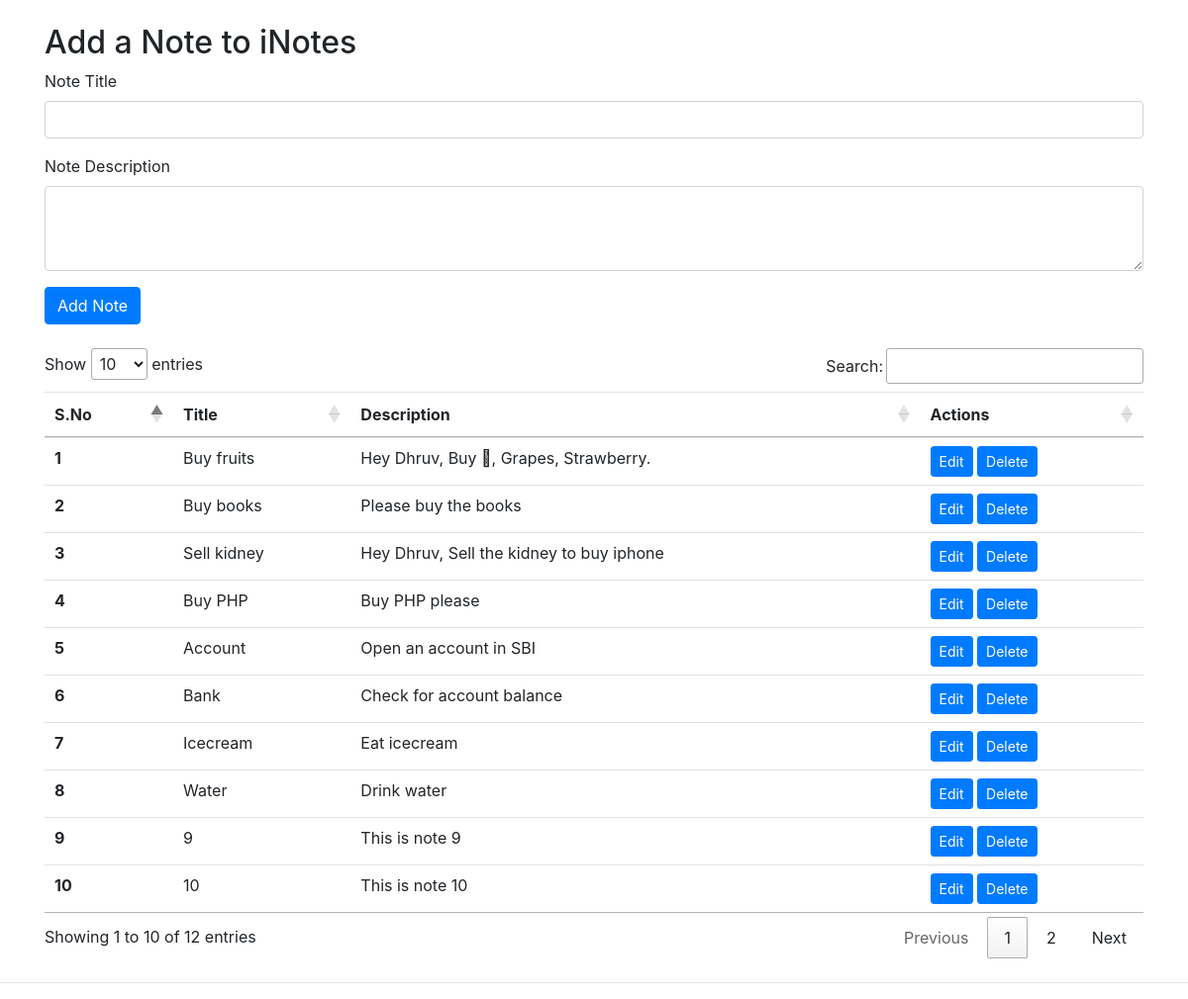
The page / on the database its author committed.
### tables this page shows
CREATE TABLE `notes` (
  `sno` int(11) NOT NULL,
  `title` varchar(50) NOT NULL,
  `description` text NOT NULL,
  `tstamp` datetime NOT NULL DEFAULT current_timestamp()
);

### index.php (the view, shortened to what this page needs)
<?php
$servername = "localhost";
$username = "root";
$password = "";
$database = "notes";
$conn = mysqli_connect($servername, $username, $password, $database);
?>
<!doctype html>
<html lang="en">
<head>
  <link rel="stylesheet" href="https://stackpath.bootstrapcdn.com/bootstrap/4.4.1/css/bootstrap.min.css"
>
  <link rel="stylesheet" href="//cdn.datatables.net/1.10.20/css/jquery.dataTables.min.css">
</head>
<body>
  <div class="container my-4">
    <h2>Add a Note to iNotes</h2>
    <form action="/crud/index.php" method="POST">
      <div class="form-group">
        <label for="title">Note Title</label>
        <input type="text" class="form-control" id="title" name="title" aria-describedby="emailHelp">
      </div>
      <div class="form-group">
        <label for="desc">Note Description</label>
        <textarea class="form-control" id="description" name="description" rows="3"></textarea>
      </div>
      <button type="submit" class="btn btn-primary">Add Note</button>
    </form>
  </div>
  <div class="container my-4">
    <table class="table" id="myTable">
      <thead>
        <tr>
          <th scope="col">S.No</th>
          <th scope="col">Title</th>
          <th scope="col">Description</th>
          <th scope="col">Actions</th>
        </tr>
      </thead>
      <tbody>
        <?php
          $sql = "SELECT * FROM `notes`";
          $result = mysqli_query($conn, $sql);
          $sno = 0;
          while($row = mysqli_fetch_assoc($result)){
            $sno = $sno + 1;
            echo "<tr>
            <th scope='row'>". $sno . "</th>
            <td>". $row['title'] . "</td>
            <td>". $row['description'] . "</td>
            <td> <button class='edit btn btn-sm btn-primary' id=".$row['sno'].">Edit</button> <button class='delete btn btn-sm btn-primary' id=d".$row['sno'].">Delete</button>  </td>
          </tr>";
        }
          ?>
      </tbody>
    </table>
  </div>
  <hr>
</body>
</html>

### rows shown on the page
notes: title "Buy fruits", description "Hey Dhruv, Buy , Grapes, Strawberry."
notes: title "Buy books", description "Please buy the books"
notes: title "Sell kidney", description "Hey Dhruv, Sell the kidney to buy iphone"
notes: title "Buy PHP", description "Buy PHP please"
notes: title "Account", description "Open an account in SBI"
notes: title "Bank", description "Check for account balance"
notes: title "Icecream", description "Eat icecream"
notes: title "Water", description "Drink water"
notes: title "9", description "This is note 9"
notes: title "10", description "This is note 10"
